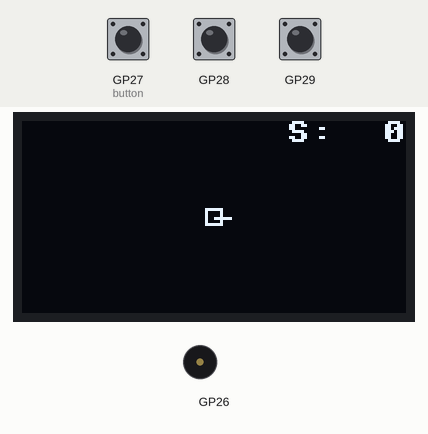
A program run on a simulated Raspberry Pi Pico running MicroPython. Shown: 128×64 one-colour display, buzzer (waves = sounding). The inputs (shaded band) are chosen by the test bench; at power-on: GP27 (button) LOW, GP28 HIGH, GP29 HIGH. Random numbers come from a fixed seed; the interpreter's speed is modelled, so counts of loop turns are approximate; library files of the repository ran but are not shown: ssd1306.py.

Above: at 3.2 s.
3.3 s: GP27 (button) pulled HIGH for 0.15 s
4.0 s: GP28 pulled LOW for 0.15 s
4.7 s: GP27 (button) pulled HIGH for 1 s
At 5.95 s:
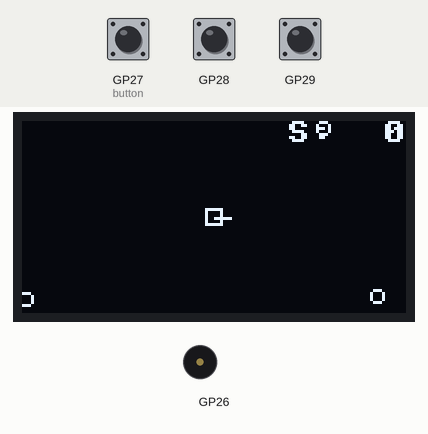
6.3 s: GP28 pulled LOW for 1 s
At 6.7 s:
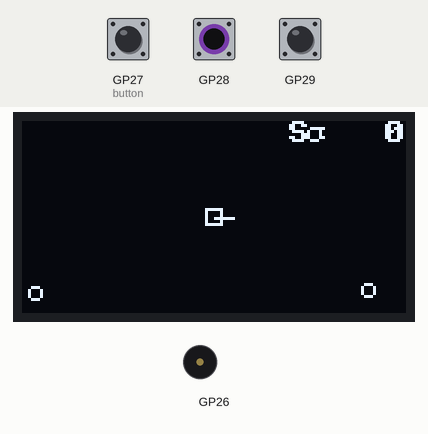
7.9 s: GP27 (button) pulsed HIGH 2 times (0.12 s each, 0.3 s apart)
At 8.27 s:
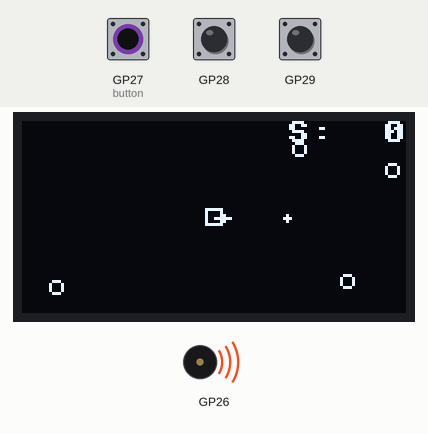
Timing chart, 0 to 16.8 s (numbered marks = the images above; inputs shaded):
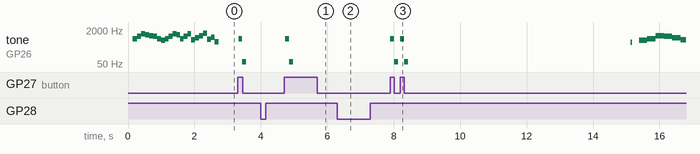

The program:

defender.py
```python
import time
import random
import math
import vec

from constants import *
from init import display, read_input
from audio import play_tune_with_volume, mute_sound, GAME_OVER_TUNE

BULLET_SPEED = 3

ROT_SPEED = 5
FRAME_MS = 40
BARREL_LENGTH = 6
ENEMY_SPEED = 0.2
ENEMY_SPAWN_RATE = 1.5
ENEMY_SIZE = 2

SHOW_DEBUG = False
ENABLE_SOUNDS = False

INTRO_TUNE = [
    ["E5", 125, 110/127],
    ["G5", 125, 110/127],
    ["B5", 125, 110/127],
    ["E6", 125, 110/127],

    ["D6", 120, 110/127],
    ["C6", 120, 110/127],
    ["B5", 120, 110/127],
    ["G5", 120, 110/127],

    ["E5", 115, 110/127],
    ["G5", 115, 115/127],
    ["B5", 115, 115/127],
    ["E6", 115, 115/127],

    ["D6", 110, 110/127],
    ["G5", 110, 120/127],
    ["B5", 110, 120/127],
    ["E6", 110, 120/127],

    ["F5", 120, 120/127],
    ["A5", 120, 120/127],
    ["C6", 120, 120/127],
    ["F6", 120, 120/127],

    ["FS5", 115, 120/127],
    ["AS5", 115, 120/127],
    ["CS5", 115, 115/127]
]

def draw():
    for obj in objects:
        if obj['type'] == 'rect':
            display.rect(obj['x'] - 3, obj['y'] - 3, 6, 6, OUTLINE_COLOR)
        if obj['type'] == 'line':
            display.line(obj['x'], obj['y'], obj['xe'], obj['ye'], OUTLINE_COLOR)
        if obj['type'] == 'circle':
            display.ellipse(round(obj['x']), round(obj['y']), obj['r'], obj['r'], OUTLINE_COLOR)
    for bullet in bullets:
        display.ellipse(round(bullet['x']), round(bullet['y']), 1, 1, OUTLINE_COLOR, True)

def physics():
    global bullets
    global is_game_over
    global score
    global objects

    for bullet in bullets:
        bullet['x'] = bullet['x'] + bullet['xs']
        bullet['y'] = bullet['y'] + bullet['ys']

    for obj in objects:
        if obj['type'] == 'circle':
            obj['x'] = obj['x'] + obj['xs']
            obj['y'] = obj['y'] + obj['ys']

            # check for game over
            if obj['x'] >= HALF_WIDTH - 3 and obj['x'] <= HALF_WIDTH + 3 and obj['y'] >= HALF_HEIGHT - 3 and obj['y'] <= HALF_HEIGHT + 3:
                is_game_over = True
                play_tune_with_volume(GAME_OVER_TUNE)

    bullets = [bullet for bullet in bullets if bullet['x'] >= 0 and bullet['y'] >=0 and bullet['x'] <= WIDTH and bullet['y'] <= HEIGHT]

    # check if we have a hit
    for bullet in bullets:
        for obj in objects:
            if obj['type'] == 'circle':
                travelVec={'x': bullet['xs'], 'y': bullet['ys']}
                prevPos = vec.sub(bullet, travelVec)
                proj = vec.add(vec.proj(vec.sub(obj, prevPos), vec.sub(bullet, prevPos)), prevPos)
                #	need to see if the proj is inside the line seg
                distToPrev = vec.dist(proj, prevPos)
                distToCurrent = vec.dist(proj, bullet)
                if math.fabs( vec.magnitude(travelVec) - distToPrev - distToCurrent ) < 0.1:
                    dist = vec.dist(proj, obj)
                    if dist <= obj['r']:
                        bullet['remove'] = True
                        obj['remove'] = True
                        score = score + 1

                        play_tune_with_volume([["C3", 150, 100/127], ["C4", 80, 90/127], ["FS3", 200, 80/127]])


    # clean up objects
    bullets = [bullet for bullet in bullets if bullet.get('remove', False) == False]
    objects = [obj for obj in objects if obj.get('remove', False) == False]

def adjust_barrel(rot):
    global barrel
    angle = rot * 3.1415 / 180

    barrel['xe'] = barrel['x'] + int(math.cos(angle) * BARREL_LENGTH)
    barrel['ye'] = barrel['y'] + int(math.sin(angle) * BARREL_LENGTH)

def do_ai():
    r = random.random() * 100
    if r < ENEMY_SPAWN_RATE:
        pos = random.randrange(2 * WIDTH + 2 * HEIGHT)
        x = 0
        y = 0

        if pos <= WIDTH:
            x = pos
        if pos > WIDTH and pos <= WIDTH + HEIGHT:
            x = WIDTH
            y = pos - WIDTH
        if pos > WIDTH + HEIGHT and pos <= 2 * WIDTH + HEIGHT:
            x = pos - WIDTH + HEIGHT
            y = HEIGHT
        if pos > 2 * WIDTH + HEIGHT:
            y = pos - (2 * WIDTH + HEIGHT)

        dist = math.sqrt( (x-HALF_WIDTH)*(x-HALF_WIDTH) + (y-HALF_HEIGHT)*(y-HALF_HEIGHT))

        xs = (HALF_WIDTH-x)/dist * ENEMY_SPEED
        ys = (HALF_HEIGHT-y)/dist * ENEMY_SPEED

        objects.append({
            'type': 'circle',
            'x': x,
            'y': y,
            'r': 2,
            'xs': xs,
            'ys': ys
        })
    pass

def show_hud():
    display.text(f'S:{score: >3}', WIDTH-40, 0)

def show_debug():
    display.text(f'fps: {debug["fps"]:.0f}', 0, 0)
    display.text(f'rot: {debug["rot"]}', 0, 10)

def render_thread(id):
    display.fill(0)

    draw()
    show_hud()

    if SHOW_DEBUG == True:
        show_debug()

    display.show()

    return

def show_game_over():
    while True:
        display.fill(0)
        display.text('GAME OVER', HALF_WIDTH - 30, HALF_HEIGHT - 20)
        display.text(f'SCORE:{score: >2}', HALF_WIDTH - 25, HALF_HEIGHT - 10)

        display.text('Menu', 20, HALF_HEIGHT + 10)
        display.text('Retry', HALF_WIDTH + 20, HALF_HEIGHT + 10)

        rot, is_pressed = read_input()

        option = int(rot / 20) % 2

        if option == 0:
            display.line(18, HALF_HEIGHT + 10 + 9, 18 + 20, HALF_HEIGHT + 10 + 9, 1)
            display.line(18, HALF_HEIGHT + 10 + 9, 18, HALF_HEIGHT + 10 + 2, 1)
        else:
            display.line(HALF_WIDTH + 18, HALF_HEIGHT + 10 + 9, HALF_WIDTH + 40, HALF_HEIGHT + 10 + 9, 1)
            display.line(HALF_WIDTH + 18, HALF_HEIGHT + 10 + 9, HALF_WIDTH + 18, HALF_HEIGHT + 10 + 2, 1)

        if is_pressed:
            return option == 1

        display.show()
        time.sleep(0.2)

def intro():
    global was_button_pressed
    global bullets
    global objects
    global barrel

    render_thread(2)
    play_tune_with_volume(INTRO_TUNE)
    time.sleep(2)

    was_button_pressed = False
    bullets = []
    objects = [{'x': HALF_WIDTH, 'y': HALF_HEIGHT, 'type': 'rect'}, barrel]

barrel = {
    'type': 'line',
    'x': HALF_WIDTH,
    'y': HALF_HEIGHT,
    'xe': HALF_WIDTH + BARREL_LENGTH,
    'ye': HALF_HEIGHT
}
objects = []
bullets = []

was_button_pressed = False

render_frame = False

current_rot = 0

score = 0
is_game_over = False

debug = {
    'fps': 0,
    'rot': 0
}

intro()

while True:
    start_time = time.ticks_ms()

    rot, is_pressed = read_input()

    if is_game_over == True:
        mute_sound()
        should_retry = show_game_over()

        if should_retry == False:
            break
        else:
            is_game_over = False
            score = 0
            intro()

    adjust_barrel(rot)

    if is_pressed:
        if was_button_pressed == False:
            was_button_pressed = True
            angle = rot * 3.1415 / 180
            bullets.append({
                'x': HALF_WIDTH,
                'y': HALF_HEIGHT,
                'xs': BULLET_SPEED * math.cos(angle),
                'ys': BULLET_SPEED * math.sin(angle),
            })
            play_tune_with_volume([["G5", 60, 100/127], ["G5", 50, 110/127], ["C2", 120, 90/127]])
    else:
        was_button_pressed = False


    do_ai()
    physics()

    end_time = time.ticks_ms()

    msec_frame = end_time-start_time
    if msec_frame != 0:
        debug['fps'] = 1000/(msec_frame)
    else:
        debug['fps'] = 1234
    debug['rot'] = rot

    #_thread.start_new_thread(render_thread, (2,))
    render_thread(2)

    time.sleep((FRAME_MS - msec_frame)/1000)
```

vec.py
```python
import math

def add(p1, p2):
    return {
        'x': p1['x'] + p2['x'],
        'y': p1['y'] + p2['y']
    }

def sub(p1, p2):
    return {
        'x': p1['x'] - p2['x'],
        'y': p1['y'] - p2['y']
    }

def dot(p1, p2):
    return p1['x']*p2['x'] + p1['y']*p2['y']

def proj(p1, p2):
    k = dot(p1,p2)/ dot(p2,p2)

    return {
        'x': k * p2['x'],
        'y': k * p2['y']
    }

def dist(p1, p2):
    return math.sqrt(dist_squared(p1, p2))

def dist_squared(p1, p2):
    return (p1['x']-p2['x'])**2 + (p1['y']-p2['y'])**2

def magnitude(p):
    return math.sqrt(magnitude_squared(p))

def magnitude_squared(p):
    return p['x']**2 + p['y']**2
```

constants.py
```python
WIDTH=128
HEIGHT=64

HALF_WIDTH=WIDTH//2
HALF_HEIGHT=HEIGHT//2

OUTLINE_COLOR=1
```

init.py
```python
from machine import Pin, SPI
from ssd1306 import SSD1306_SPI

from constants import *
from encoder import init as encoder_init, get_pos as encoder_pos
from audio import init as audio_init

# display init
spi = SPI(0, baudrate=80000000, polarity=0, phase=0, sck=Pin(6), mosi=Pin(7), miso=None)

display = SSD1306_SPI(WIDTH, HEIGHT, spi, Pin(0), Pin(1), Pin(3))

# push button init
button = Pin(27, Pin.IN, Pin.PULL_DOWN)

# encoder init
Pin(28, Pin.IN, Pin.PULL_UP)
Pin(29, Pin.IN, Pin.PULL_UP)
encoder_init(2, Pin(28))

#audio init
audio_init(26)

def read_input():
    is_pressed = button.value()

    rot = encoder_pos()

    return rot, is_pressed
```

audio.py
```python
from machine import Pin, PWM, Timer

tones = {
    "B0": 31,
    "C1": 33,
    "CS1": 35,
    "D1": 37,
    "DS1": 39,
    "E1": 41,
    "F1": 44,
    "FS1": 46,
    "G1": 49,
    "GS1": 52,
    "A1": 55,
    "AS1": 58,
    "B1": 62,
    "C2": 65,
    "CS2": 69,
    "D2": 73,
    "DS2": 78,
    "E2": 82,
    "F2": 87,
    "FS2": 93,
    "G2": 98,
    "GS2": 104,
    "A2": 110,
    "AS2": 117,
    "B2": 123,
    "C3": 131,
    "CS3": 139,
    "D3": 147,
    "DS3": 156,
    "E3": 165,
    "F3": 175,
    "FS3": 185,
    "G3": 196,
    "GS3": 208,
    "A3": 220,
    "AS3": 233,
    "B3": 247,
    "C4": 262,
    "CS4": 277,
    "D4": 294,
    "DS4": 311,
    "E4": 330,
    "F4": 349,
    "FS4": 370,
    "G4": 392,
    "GS4": 415,
    "A4": 440,
    "AS4": 466,
    "B4": 494,
    "C5": 523,
    "CS5": 554,
    "D5": 587,
    "DS5": 622,
    "E5": 659,
    "F5": 698,
    "FS5": 740,
    "G5": 784,
    "GS5": 831,
    "A5": 880,
    "AS5": 932,
    "B5": 988,
    "C6": 1047,
    "CS6": 1109,
    "D6": 1175,
    "DS6": 1245,
    "E6": 1319,
    "F6": 1397,
    "FS6": 1480,
    "G6": 1568,
    "GS6": 1661,
    "A6": 1760,
    "AS6": 1865,
    "B6": 1976,
    "C7": 2093,
    "CS7": 2217,
    "D7": 2349,
    "DS7": 2489,
    "E7": 2637,
    "F7": 2794,
    "FS7": 2960,
    "G7": 3136,
    "GS7": 3322,
    "A7": 3520,
    "AS7": 3729,
    "B7": 3951,
    "C8": 4186,
    "CS8": 4435,
    "D8": 4699,
    "DS8": 4978
}

GAME_OVER_TUNE=[
    ["C5", 250, 100/127],
    ["E5", 250, 100/127],
    ["G5", 250, 100/127],
    ["C6", 250, 100/127],

    ["B5", 250, 100/127],
    ["A5", 250, 100/127],
    ["F5", 250, 100/127],
    ["C5", 250, 100/127],

    ["E5", 250, 100/127],
    ["G5", 250, 100/127],
    ["B5", 250, 100/127],
    ["E6", 250, 100/127],

    ["C6", 250, 100/127],
    ["D6", 250, 110/127],
    ["C6", 500, 100/127],

    ["C3", 1000, 90/127],

    ["F3", 250, 90/127],
    ["E3", 250, 90/127],
    ["D3", 250, 90/127],
    ["C3", 250, 90/127],
    ["C3", 250, 80/127],
]

SAMPLING_RATE = 11025
PERIOD_MS = 1000 / SAMPLING_RATE
_MAX_VOLUME = 1 << 15

speaker = None

timer = Timer()

_current_volume = 0
_next_cb = lambda *args: None

def volume(val):
    global _current_volume
    _current_volume = val
    speaker.duty_u16(int(_MAX_VOLUME * val))

def _set_volume():
    speaker.duty_u16(int(_MAX_VOLUME * _current_volume))

def init(speaker_pin):
    global speaker

    speaker = PWM(Pin(speaker_pin))
    speaker.duty_u16(0)

def _end_one_time_timer(t):
    speaker.duty_u16(0)
    _next_cb()

def play_sound(freq, duration):
    _set_volume()
    speaker.freq(freq)

    timer.init(mode=Timer.ONE_SHOT, period=duration, callback=_end_one_time_timer)

def play_note(note, duration):
    play_sound(tones[note], duration)

def play_silence(duration):
    timer.init(mode=Timer.ONE_SHOT, period=duration, callback=_end_one_time_timer)

def play_tune(notes, tempo, repeat=1):
    global _next_cb

    current = 1

    def next_note():
        nonlocal current
        nonlocal repeat

        if current >= len(notes):
            # if repeat, do it again
            if repeat > 0:
                repeat = repeat - 1
                current = 1
                play_note(notes[0], tempo)
            else:
                _next_cb = lambda *args: None
            return

        if notes[current] == "P":
            play_silence(tempo)
        else:
            play_note(notes[current], tempo)
        current = current + 1

    _next_cb = next_note

    play_note(notes[0], tempo)
    repeat = repeat - 1

def play_tune_with_volume(notes):
    global _next_cb

    current = 1

    def next_note():
        nonlocal current

        if current >= len(notes):
            _next_cb = lambda *args: None
            return

        if notes[current][0] == "P":
            play_silence(notes[current][1])
        else:
            volume(notes[current][2])
            play_note(notes[current][0], notes[current][1])

        current = current + 1

    _next_cb = next_note
    play_note(notes[0][0], notes[0][1])


def mute_sound():
    volume(0)

def test():
    import time

    init(26)
    volume(0.10)

    play_note("A6", 500)
    time.sleep(0.5)

    play_sound(450, 1000)
    time.sleep(1)

    play_tune(["E5","G5","A5","P","E5","G5","B5","A5","P","E5","G5","A5","P","G5","E5", "P", "P"], 200, 3)
    time.sleep(11)

    play_tune_with_volume([["G5", 80, 90/127], ["G5", 60, 100/127], ["C2", 150, 80/127], ["G3", 400, 40/127]])
    volume(0)
```

encoder.py
```python
# encoder_rp2.py Uses the PIO for rapid response on RP2 chips (Pico)

# Copyright (c) 2022 Peter Hinch
# Released under the MIT License (MIT) - see LICENSE file

# PIO and SM code written by Sandor Attila Gerendi (@sanyi)
# https://github.com/micropython/micropython/pull/6894

from machine import Pin
from array import array
import rp2

# Test with encoder on pins 2 and 3:
#e = Encoder(0, Pin(2))

#while True:
    #time.sleep(1)
    #print(e.value())

# Closure enables Viper to retain state. Currently (V1.17) nonlocal doesn't
# work: https://github.com/micropython/micropython/issues/8086
# so using arrays.
def make_isr(pos):
    old_x = array('i', (0,))
    @micropython.viper
    def isr(sm):
        i = ptr32(pos)
        p = ptr32(old_x)
        while sm.rx_fifo():
            v : int = int(sm.get()) & 3
            x : int = v & 1
            y : int = v >> 1
            s : int = 1 if (x ^ y) else -1
            i[0] = i[0] + (s if (x ^ p[0]) else (0 - s))
            p[0] = x
    return isr

pos = 0
old_pos = 0

def get_pos():
    return pos

@micropython.viper
def isr(sm):
    global pos
    global old_pos
    p : int = int(pos)
    op: int = int(old_pos)
    while sm.rx_fifo():
        v : int = int(sm.get()) & 3
        x : int = v & 1
        y : int = v >> 1
        s : int = 1 if (x ^ y) else -1
        p = p + (s if (x ^ op) else (0 - s))
        op = x
    pos = p
    old_pos = op

def init(sm_no, base_pin):
    sm = rp2.StateMachine(sm_no, pio_quadrature, in_base=base_pin, freq=160000)
    sm.irq(isr ,True)
    sm.exec("set(y, 99)")
    sm.active(1)

@rp2.asm_pio()
def pio_quadrature(in_init=rp2.PIO.IN_LOW):
    wrap_target()
    label("again")
    in_(pins, 2)
    mov(x, isr)
    jmp(x_not_y, "push_data")
    mov(isr, null)
    jmp("again")
    label("push_data")
    push()
    irq(block, rel(0))
    mov(y, x)
    wrap()
```

Measured:
- after the input at 3.3 s, tone on GP26: silent → 784 Hz at once, → 65 Hz 0.11 s later, → silent 0.12 s later
- after the input at 4.7 s, tone on GP26: silent → 784 Hz at once, → 65 Hz 0.11 s later, → silent 0.12 s later
- by itself, tone on GP26: plays 784 Hz for 0.13 s, 988 Hz for 0.13 s, 1319 Hz for 0.13 s, 1175 Hz for 0.12 s, 1047 Hz for 0.12 s, 988 Hz for 0.12 s … (22 notes in this stretch)
